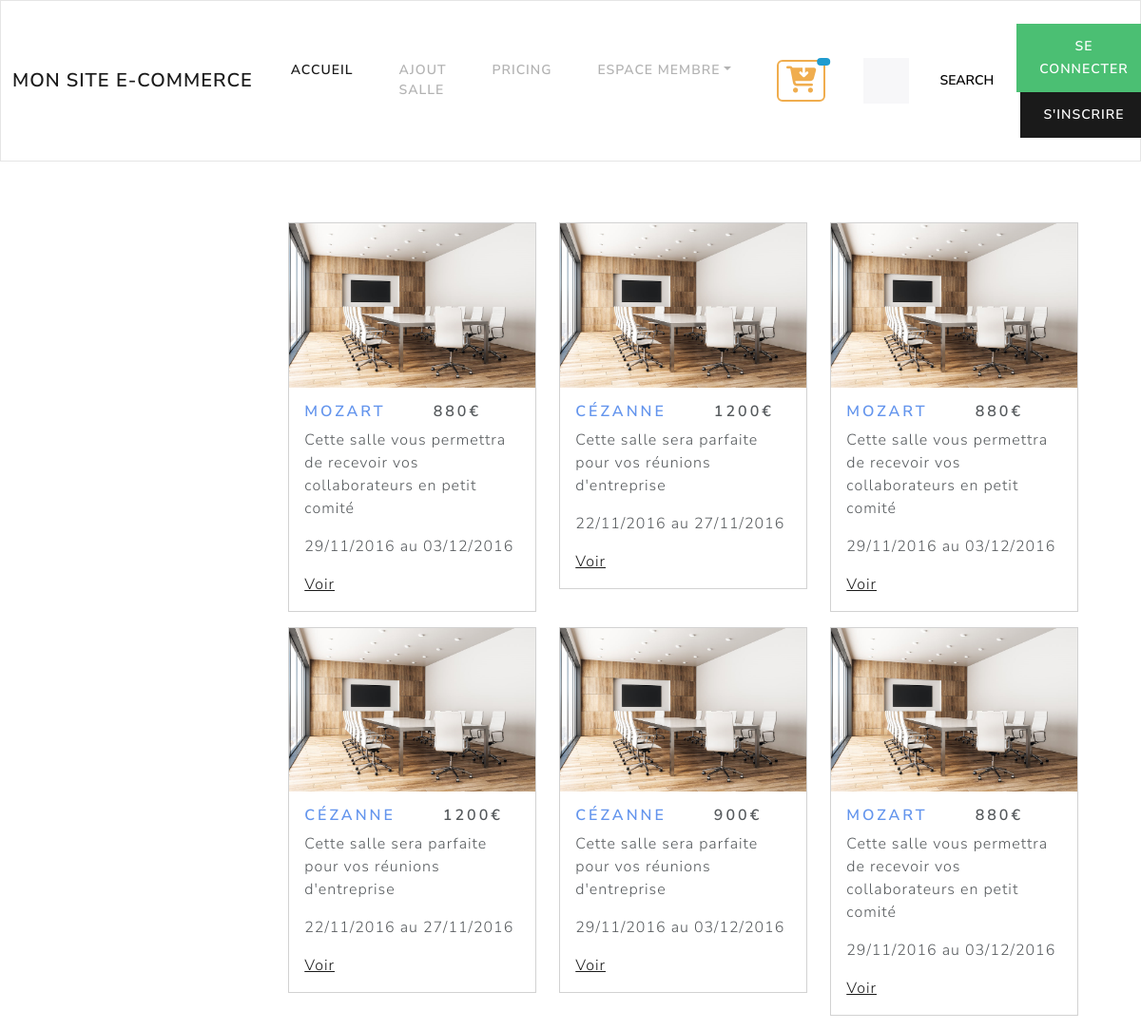
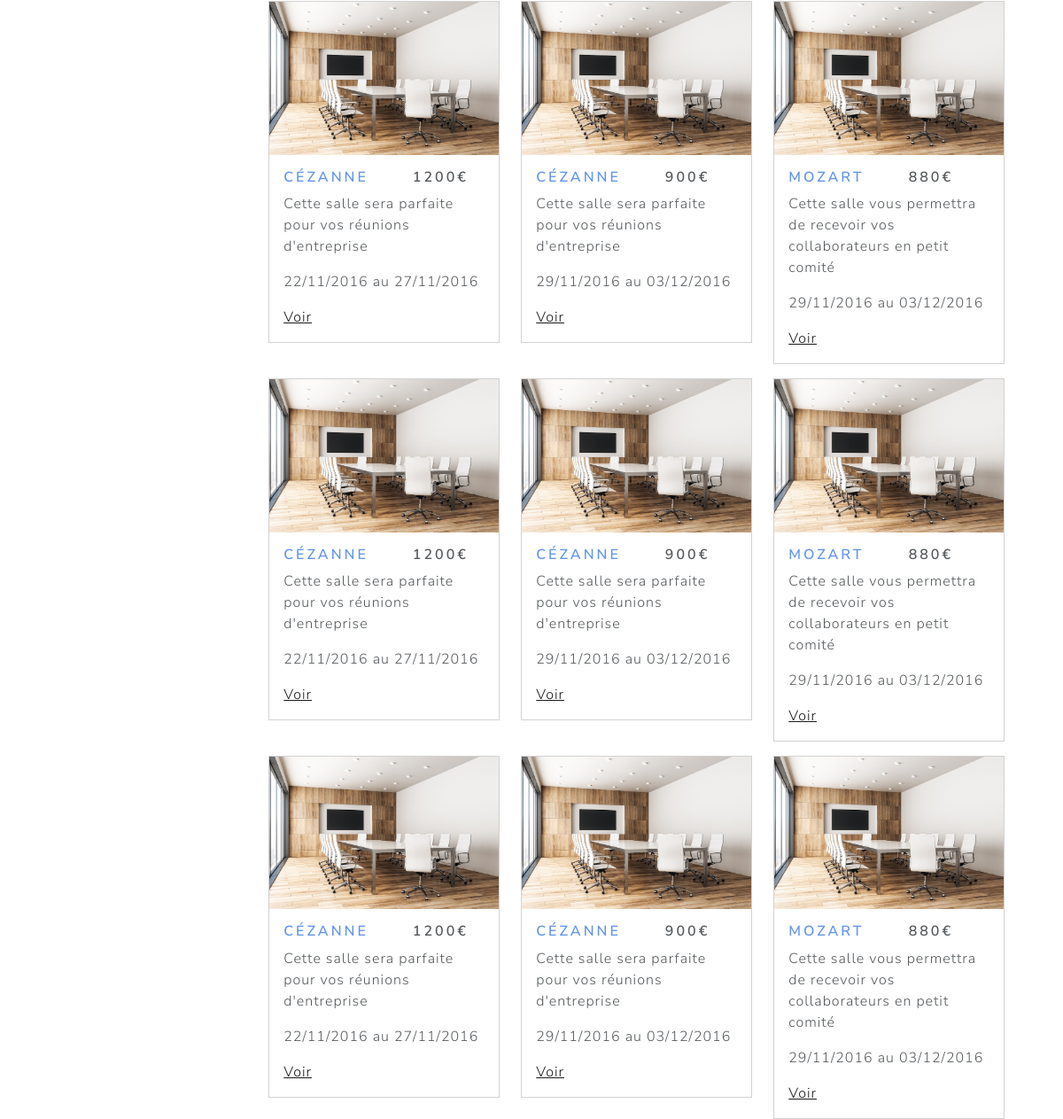
The page / on the database its author committed (2 pictures, top to bottom).
### tables this page shows
CREATE TABLE `produit` (
  `id_produit` int(3) NOT NULL,
  `id_salle` int(3) NOT NULL,
  `date_arrivee` datetime NOT NULL,
  `date_depart` datetime NOT NULL,
  `prix` int(3) NOT NULL,
  `etat` enum('libre','reservation') NOT NULL
);

CREATE TABLE `salle` (
  `id_salle` int(3) NOT NULL,
  `titre` varchar(200) NOT NULL,
  `description` text NOT NULL,
  `photo` varchar(200) NOT NULL,
  `pays` varchar(20) NOT NULL,
  `ville` varchar(20) NOT NULL,
  `adresse` varchar(50) NOT NULL,
  `cp` int(5) NOT NULL,
  `capacite` int(3) NOT NULL,
  `categorie` enum('réunion','bureau','formation') NOT NULL
);

### inc/init.php (called while the page is built, shortened)
<?php
$pdo = new PDO('mysql:host=localhost;dbname=lokisalle', 'root', 'root', array(PDO::ATTR_ERRMODE => PDO::ERRMODE_WARNING, PDO::MYSQL_ATTR_INIT_COMMAND => 'SET NAMES utf8'));
function executeRequete($requete, $param = array())
{
    global $pdo;
    $resultat = $pdo->prepare($requete);
    $success = $resultat->execute($param);
    if ($success) {
         return $resultat;
    } else {
        return false;
    }
}
function connect(){
    if(isset($_SESSION['user'])):
        return true;
    else:
        return false;
    endif;
}

### index.php (the view)
<?php require_once 'inc/header.php';
$req=executeRequete("SELECT p.*, s.* FROM produit p INNER JOIN salle s ON p.id_salle=s.id_salle WHERE etat='libre'");
$produits= $req->fetchAll(PDO::FETCH_ASSOC);
?>
<div class="row justify-content-around">
    <div class="col-md-2"></div>
    <div class="col-md-9">
        <div class="row justify-content-between">
            <?php  foreach ($produits as $produit): ?>
                <div class="col-md-4">
                <div class="card mt-3" >
                    <img src="<?=  $produit['photo'] ; ?>" class="card-img-top" alt="...">
                    <div class="card-body">
                        <h5 class="card-title"><span style="color: cornflowerblue;padding-right: 50px;"><?=  $produit['titre'] ; ?></span><span><?=  $produit['prix'] ; ?>€</span></h5>
                        <p class="card-text"><?=  $produit['description'] ; ?></p>
                        <p><?=  date_format(new DateTime($produit['date_arrivee']), 'd/m/Y').' au '.date_format(new DateTime($produit['date_depart']), 'd/m/Y') ; ?></p>
                        <a href="<?=  SITE.'fiche_produit.php?id='.$produit['id_produit'] ; ?>" >Voir</a>
                    </div>
                </div>
                </div>
            <?php  endforeach; ?>
        </div>
    </div>
</div>
<?php require_once 'inc/footer.php' ?>

### inc/header.php (shortened to what this page needs)
<!doctype html>
<html lang="fr">
<head>
    <link rel="stylesheet" href="https://cdnjs.cloudflare.com/ajax/libs/bootswatch/5.1.3/lux/bootstrap.min.css"
/>
    <link rel="stylesheet" href="https://cdnjs.cloudflare.com/ajax/libs/font-awesome/6.1.1/css/all.min.css" />
    <link rel="stylesheet" href="../assets/css/style.css">
</head>
<body>
<?php require('init.php');
?>
<nav class="navbar navbar-expand-lg navbar-light bg-light mb-5">
    <div class="container-fluid">
        <a class="navbar-brand" href="<?= SITE; ?>">Mon site E-commerce</a>
        <div class="collapse navbar-collapse" id="navbarColor03">
            <ul class="navbar-nav me-auto">
                <li class="nav-item">
                    <a class="nav-link active" href="<?= SITE; ?>">Accueil
                    </a>
                </li>
                    <li class="nav-item">
                        <a class="nav-link" href="">Ajout salle</a>
                    </li>
                <li class="nav-item">
                    <a class="nav-link" href="#">Pricing</a>
                </li>
                <li class="nav-item dropdown">
                    <a class="nav-link dropdown-toggle" data-bs-toggle="dropdown" href="#" role="button"
                       aria-haspopup="true" aria-expanded="false">Espace Membre</a>
                </li>
                <li class="nav-item">
                    <a class="nav-link active" href="">
                        <button type="button" class="rounded btn btn-outline-warning position-relative p-2 ">
                            <span class="position-absolute top-0 start-100 translate-middle badge rounded-pill bg-info">
  </span>
                        </button>
                    </a>
                </li>
            </ul>
            <form class="d-flex">
                <input class="form-control me-sm-2" type="text" placeholder="Search">
                <button class="btn btn-secondary my-2 my-sm-0" type="submit">Search</button>
            </form>
            <?php if (!connect()):
                ?>
                <div class="text-center ">
                    <a href="" class="btn btn-success">Se connecter</a>
                    <a href="" class="btn btn-primary ">S'inscrire</a>
                </div>
            <?php endif; ?>
        </div>
    </div>
</nav>
<div class="container">

### inc/footer.php (shortened to what this page needs)
</div>
</body>
</html>

### rows shown on the page
produit: id_salle.photo (picture), id_salle.titre "MOZART", prix "880", id_salle.description "Cette salle vous permettra de recevoir vos collaborateurs en petit comité", date_arrivee "29/11/2016", date_depart "03/12/2016"
produit: id_salle.photo (picture), id_salle.titre "CÉZANNE", prix "1200", id_salle.description "Cette salle sera parfaite pour vos réunions d'entreprise", date_arrivee "22/11/2016", date_depart "27/11/2016"
produit: id_salle.photo (picture), id_salle.titre "MOZART", prix "880", id_salle.description "Cette salle vous permettra de recevoir vos collaborateurs en petit comité", date_arrivee "29/11/2016", date_depart "03/12/2016"
produit: id_salle.photo (picture), id_salle.titre "CÉZANNE", prix "1200", id_salle.description "Cette salle sera parfaite pour vos réunions d'entreprise", date_arrivee "22/11/2016", date_depart "27/11/2016"
produit: id_salle.photo (picture), id_salle.titre "CÉZANNE", prix "900", id_salle.description "Cette salle sera parfaite pour vos réunions d'entreprise", date_arrivee "29/11/2016", date_depart "03/12/2016"
produit: id_salle.photo (picture), id_salle.titre "MOZART", prix "880", id_salle.description "Cette salle vous permettra de recevoir vos collaborateurs en petit comité", date_arrivee "29/11/2016", date_depart "03/12/2016"
produit: id_salle.photo (picture), id_salle.titre "CÉZANNE", prix "1200", id_salle.description "Cette salle sera parfaite pour vos réunions d'entreprise", date_arrivee "22/11/2016", date_depart "27/11/2016"
produit: id_salle.photo (picture), id_salle.titre "CÉZANNE", prix "900", id_salle.description "Cette salle sera parfaite pour vos réunions d'entreprise", date_arrivee "29/11/2016", date_depart "03/12/2016"
produit: id_salle.photo (picture), id_salle.titre "MOZART", prix "880", id_salle.description "Cette salle vous permettra de recevoir vos collaborateurs en petit comité", date_arrivee "29/11/2016", date_depart "03/12/2016"
produit: id_salle.photo (picture), id_salle.titre "CÉZANNE", prix "1200", id_salle.description "Cette salle sera parfaite pour vos réunions d'entreprise", date_arrivee "22/11/2016", date_depart "27/11/2016"
produit: id_salle.photo (picture), id_salle.titre "CÉZANNE", prix "900", id_salle.description "Cette salle sera parfaite pour vos réunions d'entreprise", date_arrivee "29/11/2016", date_depart "03/12/2016"
produit: id_salle.photo (picture), id_salle.titre "MOZART", prix "880", id_salle.description "Cette salle vous permettra de recevoir vos collaborateurs en petit comité", date_arrivee "29/11/2016", date_depart "03/12/2016"
produit: id_salle.photo (picture), id_salle.titre "CÉZANNE", prix "1200", id_salle.description "Cette salle sera parfaite pour vos réunions d'entreprise", date_arrivee "22/11/2016", date_depart "27/11/2016"
produit: id_salle.photo (picture), id_salle.titre "CÉZANNE", prix "900", id_salle.description "Cette salle sera parfaite pour vos réunions d'entreprise", date_arrivee "29/11/2016", date_depart "03/12/2016"
produit: id_salle.photo (picture), id_salle.titre "MOZART", prix "880", id_salle.description "Cette salle vous permettra de recevoir vos collaborateurs en petit comité", date_arrivee "29/11/2016", date_depart "03/12/2016"
